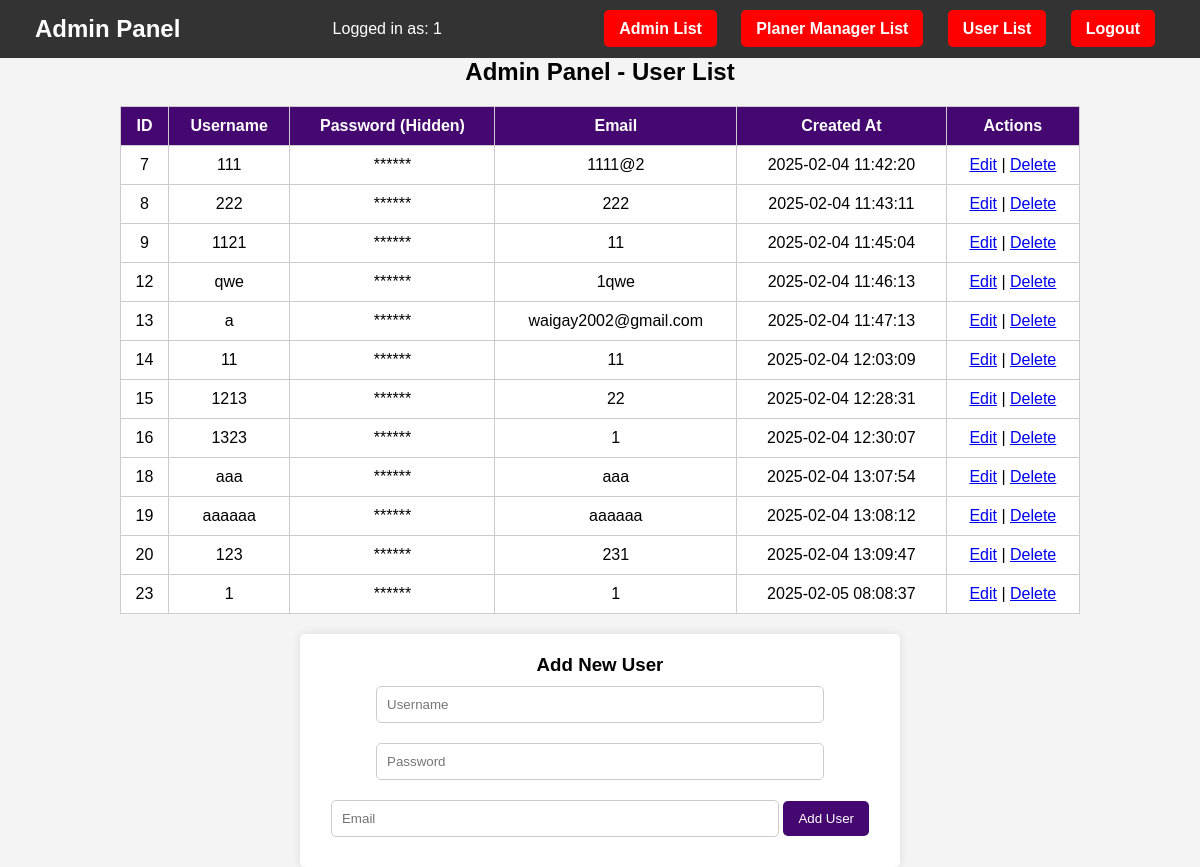
Page /AdminIndex3.php (signed in) on the earlier database version.
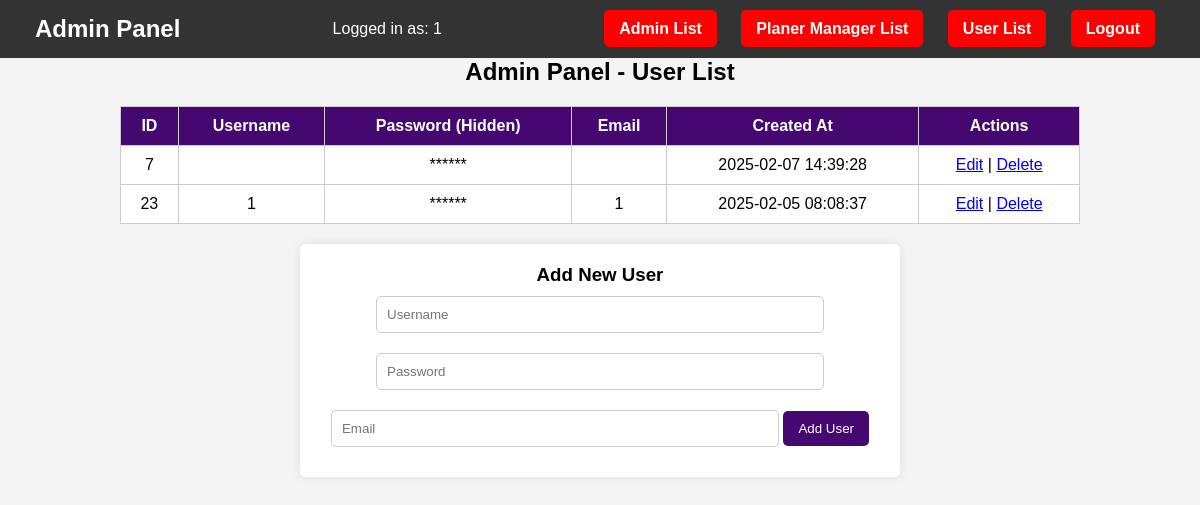
Same page on the later database version.
### tables this page shows
CREATE TABLE `userregister_db` (
  `id` int(11) NOT NULL,
  `user_name` varchar(50) NOT NULL,
  `password` varchar(255) NOT NULL,
  `email` varchar(100) NOT NULL,
  `created_at` timestamp NOT NULL DEFAULT current_timestamp(),
  `category` varchar(255) DEFAULT NULL,
  `person_involved` varchar(255) DEFAULT NULL,
  `description` text DEFAULT NULL,
  `time` time DEFAULT NULL,
  `date` date DEFAULT NULL
);

### AdminIndex3.php (the view, shortened to what this page needs)
<?php
require_once 'db_connection.php';
$logged_in_user = isset($_SESSION['user_name']) ? $_SESSION['user_name'] : 'Unknown User';
$result = $conn->query("SELECT * FROM userregister_db");
?>
<!DOCTYPE html>
<html lang="en">
<head>
</head>
<body>
<div class="header">
    <h2>Admin Panel</h2>
    <div class="user-info">Logged in as: <?= htmlspecialchars($logged_in_user) ?></div>
    <div class="nav-links">
        <a href="AdminIndex.php">Admin List</a>
        <a href="AdminIndex2.php">Planer Manager List</a>
        <a href="AdminIndex3.php">User List</a>
        <a href="AdminLogin.php">Logout</a>
    </div>
</div>
<h2>Admin Panel - User List</h2>
<table>
    <tr>
        <th>ID</th>
        <th>Username</th>
        <th>Password (Hidden)</th>
        <th>Email</th>
        <th>Created At</th>
        <th>Actions</th>
    </tr>
    <?php while ($row = $result->fetch_assoc()): ?>
        <tr>
            <td><?= $row['id'] ?></td>
            <td><?= $row['user_name'] ?></td>
            <td>******</td>
            <td><?= $row['email'] ?></td>
            <td><?= $row['created_at'] ?></td>
            <td>
                <a href="AdminIndex3.php?edit=<?= $row['id'] ?>">Edit</a> |
                <a href="AdminIndex3.php?delete=<?= $row['id'] ?>" onclick="return confirm('Are you sure?')">Delete</a>
            </td>
        </tr>
    <?php endwhile; ?>
</table>
<?php if (!isset($_GET['edit'])): ?>
    <div class="add-form">
        <h3>Add New User</h3>
        <form method="POST">
            <input type="text" name="user_name" placeholder="Username" required>
            <input type="password" name="password" placeholder="Password" required>
            <input type="email" name="email" placeholder="Email" required>
            <button type="submit" name="add_user">Add User</button>
        </form>
    </div>
<?php endif; ?>
</body>
</html>

### AdminIndex3.php (style rules this page uses)
* { margin: 0; padding: 0; box-sizing: border-box; font-family: Arial, sans-serif; }
body { background-color: #f4f4f4; text-align: center; }
.header { background: #333; color: white; padding: 15px; display: flex; justify-content: space-between; align-items: center; }
.header h2 { margin-left: 20px; }
.header .nav-links { margin-right: 20px; }
.header a { color: white; text-decoration: none; margin: 0 10px; font-weight: bold; padding: 10px 15px; background: red; border-radius: 5px; }
table { width: 80%; margin: 20px auto; border-collapse: collapse; background: white; }
th, td { border: 1px solid #ccc; padding: 10px; text-align: center; }
th { background: #440870; color: white; }
.add-form { margin-top: 20px; padding: 20px; background: white; width: 50%; margin: auto; border-radius: 5px; box-shadow: 0 0 10px rgba(0, 0, 0, 0.1); }
.add-form input { width: 80%; padding: 10px; margin: 10px 0; border: 1px solid #ccc; border-radius: 5px; }
.add-form button { background: #440870; color: white; padding: 10px 15px; border: none; cursor: pointer; border-radius: 5px; }

Differences in the rows shown:
removed userregister_db: id "8", user_name "222", email "222", created_at "2025-02-04 11:43:11"
removed userregister_db: id "9", user_name "1121", email "11", created_at "2025-02-04 11:45:04"
removed userregister_db: id "12", user_name "qwe", email "1qwe", created_at "2025-02-04 11:46:13"
removed userregister_db: id "13", user_name "a", email "waigay2002@gmail.com", created_at "2025-02-04 11:47:13"
removed userregister_db: id "14", user_name "11", email "11", created_at "2025-02-04 12:03:09"
removed userregister_db: id "15", user_name "1213", email "22", created_at "2025-02-04 12:28:31"
removed userregister_db: id "16", user_name "1323", email "1", created_at "2025-02-04 12:30:07"
removed userregister_db: id "18", user_name "aaa", email "aaa", created_at "2025-02-04 13:07:54"
removed userregister_db: id "19", user_name "aaaaaa", email "aaaaaa", created_at "2025-02-04 13:08:12"
removed userregister_db: id "20", user_name "123", email "231", created_at "2025-02-04 13:09:47"
changed userregister_db id 7: created_at "2025-02-04 11:42:20" → "2025-02-07 14:39:28"; user_name "111" → (not shown); email "1111@2" → (not shown)
